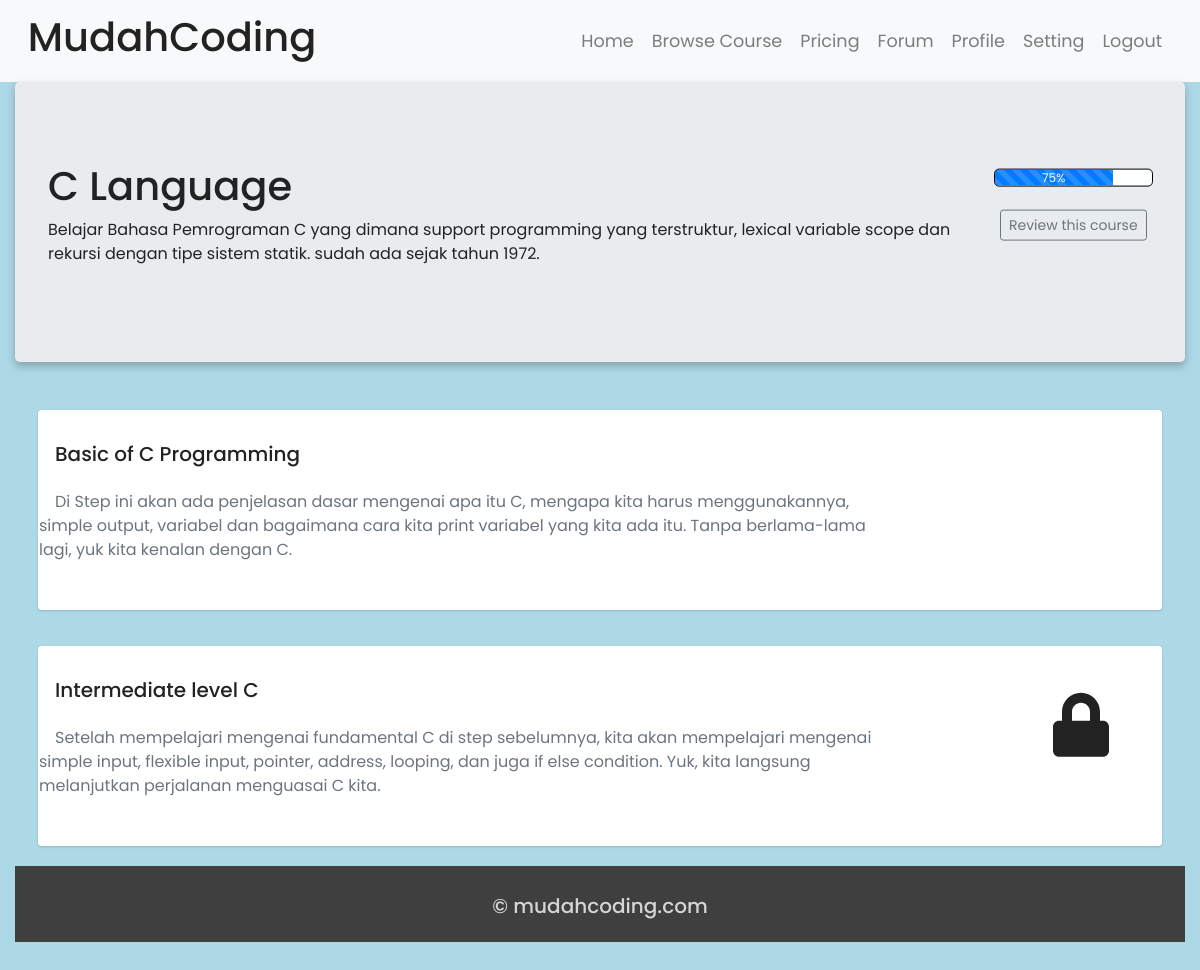
Screenshot of /browse/c (signed in) with the database file from the repository.
### Browse_Course/models.py (models this page shows, shortened)
class Course(models.Model):
	course_id 	= models.IntegerField()
	name 		= models.CharField(max_length=255)
	photo 		= models.ImageField(upload_to='course')
	description = models.TextField()
	slug		= models.SlugField(blank=True, editable = False)

class Step_Course(models.Model):
	step_course_id 	= models.IntegerField()
	name 			= models.CharField(max_length=255)
	description 	= models.TextField()
	course			= models.ForeignKey(Course, on_delete=models.CASCADE)
	slug			= models.SlugField(blank=True, editable = False)

### Browse_Course/views.py (the view)
# urls.py: path('<str:course_slug>', views.Detail_Step_Course_View, name='step_course'),
@login_required
def Detail_Step_Course_View(request, course_slug):
    is_premium = Group.objects.get(name='Premium') in request.user.groups.all()
    courses = Course.objects.get(slug=course_slug)
    step_all = Step_Course.objects.filter(course=courses.id).order_by('step_course_id')
    sub_step_all = []
    sub_step_done_all = []
    for step_course in step_all:
        sub_step_all.append(Sub_Step_Course.objects.filter(step_course=step_course.id).order_by('sub_step_course_id'))
        sub_step_done_all.append(Sub_Step_Done.objects.filter(user_id=request.user.id, step_course=step_course).order_by('sub_step_course_id'))
    step_done_all, sub_step_done_all = Get_Data_Sub_Step_Done(request, sub_step_all, sub_step_done_all, step_all)
    percen_done = Calculate_Percen_Done(sub_step_done_all, sub_step_all)
    combine = zip(step_all, sub_step_all)
    free_course =[]
    try:
        free_course.append(sub_step_all[0][0])
        free_course.append(sub_step_all[0][1])
    except:
        pass
    content = {
	    'courses': courses,
	    'sub_step_and_step_courses':combine,
        'is_premium': is_premium,
        'step_done': step_done_all,
        'sub_step_done': sub_step_done_all,
        'percen_done': percen_done,
        'free_course': free_course,
    }
    return render(request, 'browse_course/step_course.html', content)

### Browse_Course/views.py (called while the page is built)
def Get_Data_Sub_Step_Done(request,sub_step_all, sub_step_done_all, step_all):
    step_done_all = []
    for i in range(len(sub_step_all)):
        if(len(sub_step_all[i]) == len(sub_step_done_all[i]) and len(sub_step_all[i]) != 0):
            step_done_all.append(step_all[i])
        else:
            step_done_all.append(0)
    sub_step_done_all = Sub_Step_Done.objects.filter(user_id=request.user.id)
    sub_step_done_all = [i.sub_step_course for i in sub_step_done_all]
    return step_done_all, sub_step_done_all

def Calculate_Percen_Done(sub_step_done_all, sub_step_all):
    len_sub_step_done = len(sub_step_done_all)
    len_sub_step = sum(len(x) for x in sub_step_all)
    if len_sub_step == 0:
        percen_done = 0
    else:
        percen_done = (len_sub_step_done * 100 // len_sub_step)
    return percen_done

### Browse_Course/templates/browse_course/step_course.html (shortened to what this page needs)
{% extends "base.html" %}
{% load static %}
{% block app_css %}
  <link rel="stylesheet" type="text/css" href={% static "browse_course/css/step.css" %}>
{% endblock app_css %}
{% block content %}
<div class="jumbotron page-header container-fluid">
  <div class="row">
    <div class="col-xs-12 col-sm-8 col-lg-9 col-xl-10">
      <h1>{{ courses.name }} Language</h1>
      <p>{{ courses.description }}</p>
    </div>
    <div class="col-xs-6 col-sm-4 col-lg-3 col-xl-2 progress-and-review">
      <div class="progress">
        <div class="progress-bar progress-bar-striped progress-bar-animated " role="progressbar" aria-valuemin="0" aria-valuemax="100" style="width: {{ percen_done }}%">{{ percen_done }}%</div>
      </div>
      <br>
      <div class="header-right-text">
        <a href={% url 'review-view' courses.slug %}>
          <button type="button" class="btn btn-outline-secondary btn-sm">Review this course</button>
        </a>
      </div>
    </div>
  </div>
</div>
<div class="container" id="accordion">
  {% for step_course, sub_step_course in sub_step_and_step_courses %}
  <div class="main-body">
    <div class="row gutters-sm">
      <div class="col-sm-12 mb-1">
        <div class="card h-100">
          {% if is_premium is False and forloop.counter > 1 %}
            <a href="{% url "pricing" %}" class="locked-paid-content">
          {% else %}
            <a data-toggle="collapse" data-target="#collapse{{ step_course.id }}" aria-expanded="false" aria-controls="collapse{{ step_course.id }}">
          {% endif %}
              <div class="row">
                <div class="card-body col-sm-9" id="heading{{ step_course.id }}" >
                  <h5 class="d-flex col-sm-12">
                    {{step_course.name}}
                  </h5>
                  <h7 class="col-sm-12 text-secondary">
                    {{step_course.description}}
                  </h7>
                </div>
                <div class="col-xs-3 col-sm-3 col-lg-2 ml-auto drop-down icon-lock-chevron">
                  {% if is_premium is False and forloop.counter > 1 %}
                    <i class="fa fa-lock"></i>
                  {% elif step_course in step_done %}
                    <i class="fa fa-check check-done" aria-hidden="false"></i>
                  {% endif %}
                </div>
              </div>
            </a>
            <div class="col-sm-12">
            </div>
        </div>
      </div>
    </div>
  </div>
  {% endfor %}
</div>
{% endblock content %}

### mudah_coding/static/css/base.css (style rules this page uses)
html, body { height: 100%; width: 100%; font-family: 'Poppins', sans-serif; color: #222; }

### Browse_Course/static/browse_course/css/step.css (style rules this page uses)
html, body { height: 100%; width: 100%; font-family: 'Poppins', sans-serif; color: #222; background: #add8e6; }
.jumbotron { background-color: ; }
.progress { background-color: #fff; outline-style: solid; outline-color: black; outline-width: thin; }
.progress-and-review { transform: translateY(5%); }
.main-body { width: 100%; }
.header-right-text { text-align: center; }
.page-header { filter: drop-shadow(0px 4px 4px rgba(0, 0, 0, 0.25)); }
.card { box-shadow: 0 1px 3px 0 rgba(0,0,0,.1), 0 1px 2px 0 rgba(0,0,0,.06); }
.card { position: relative; display: flex; flex-direction: column; min-width: 0; word-wrap: break-word; background-color: #fff; background-clip: border-box; border: 0 solid rgba(0,0,0,.125); border-radius: .25rem; }
.card-body { flex: 1 1 auto; min-height: 1px; width: 100%; }
.drop-down { text-align: center; }
.icon-lock-chevron { transform: translateY(10%); font-size: 4em; }
.card-body, .fa-lock { color: #222; }
.gutters-sm>.col, .gutters-sm>[class*=col-] { padding-right: 8px; padding-left: 8px; }
.h-100 { height: 100%!important; }
[class*="col-"] { padding: 1rem; }

### rows the page displays
Course: name "C", description "Belajar Bahasa Pemrograman C yang dimana support programming yang terstruktur, lexical variable scope dan rekursi dengan tipe sistem statik. sudah ada sejak tahun 1972."
Step_Course: name "Basic of C Programming", description "Di Step ini akan ada penjelasan dasar mengenai apa itu C, mengapa kita harus menggunakannya, simple output, variabel dan bagaimana cara kita print variabel yang kita ada itu. Tanpa berlama-lama lagi, yuk kita kenalan dengan C."
Step_Course: name "Intermediate level C", description "Setelah mempelajari mengenai fundamental C di step sebelumnya, kita akan mempelajari mengenai simple input, flexible input, pointer, address, looping, dan juga if else condition. Yuk, kita langsung melanjutkan perjalanan menguasai C kita."

### other values shown
{{ percen_done }} "75"
